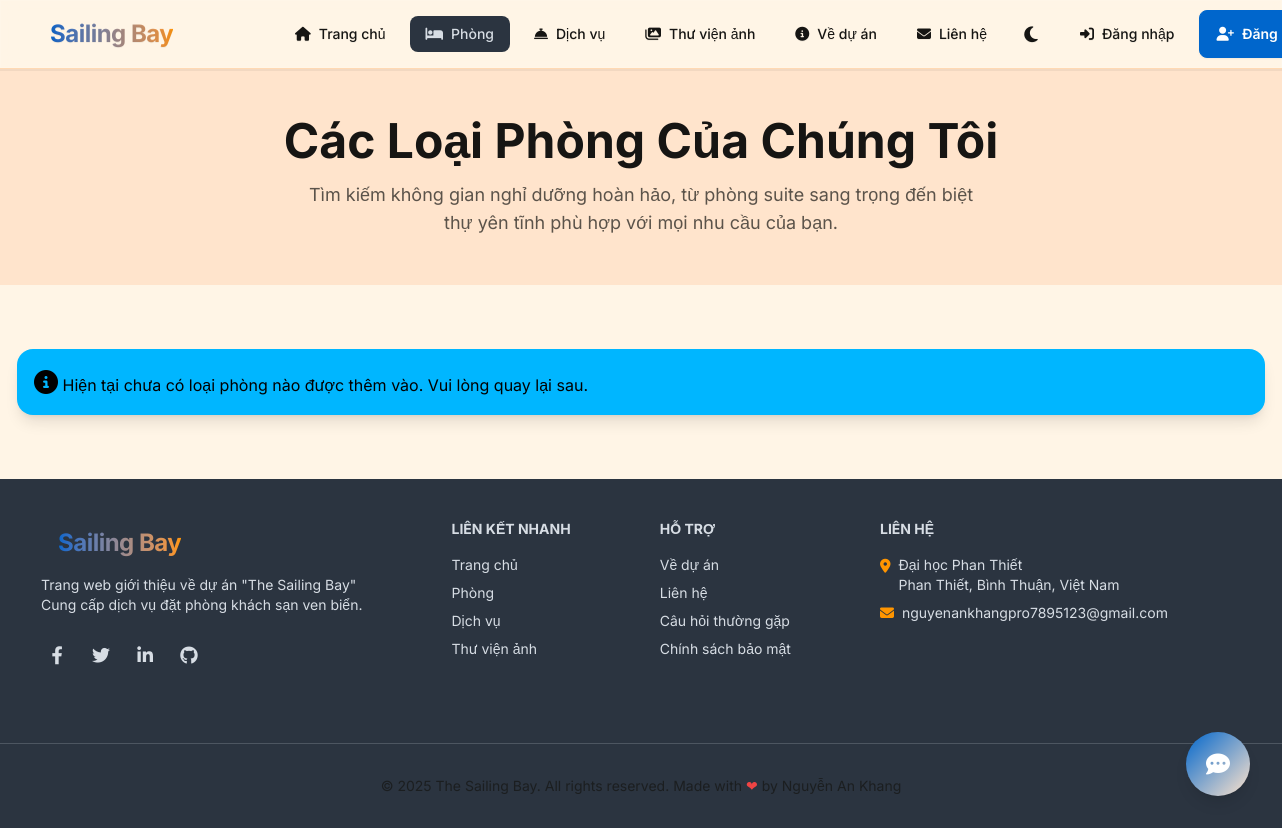
Page /booking/rooms/ on the earlier database version.
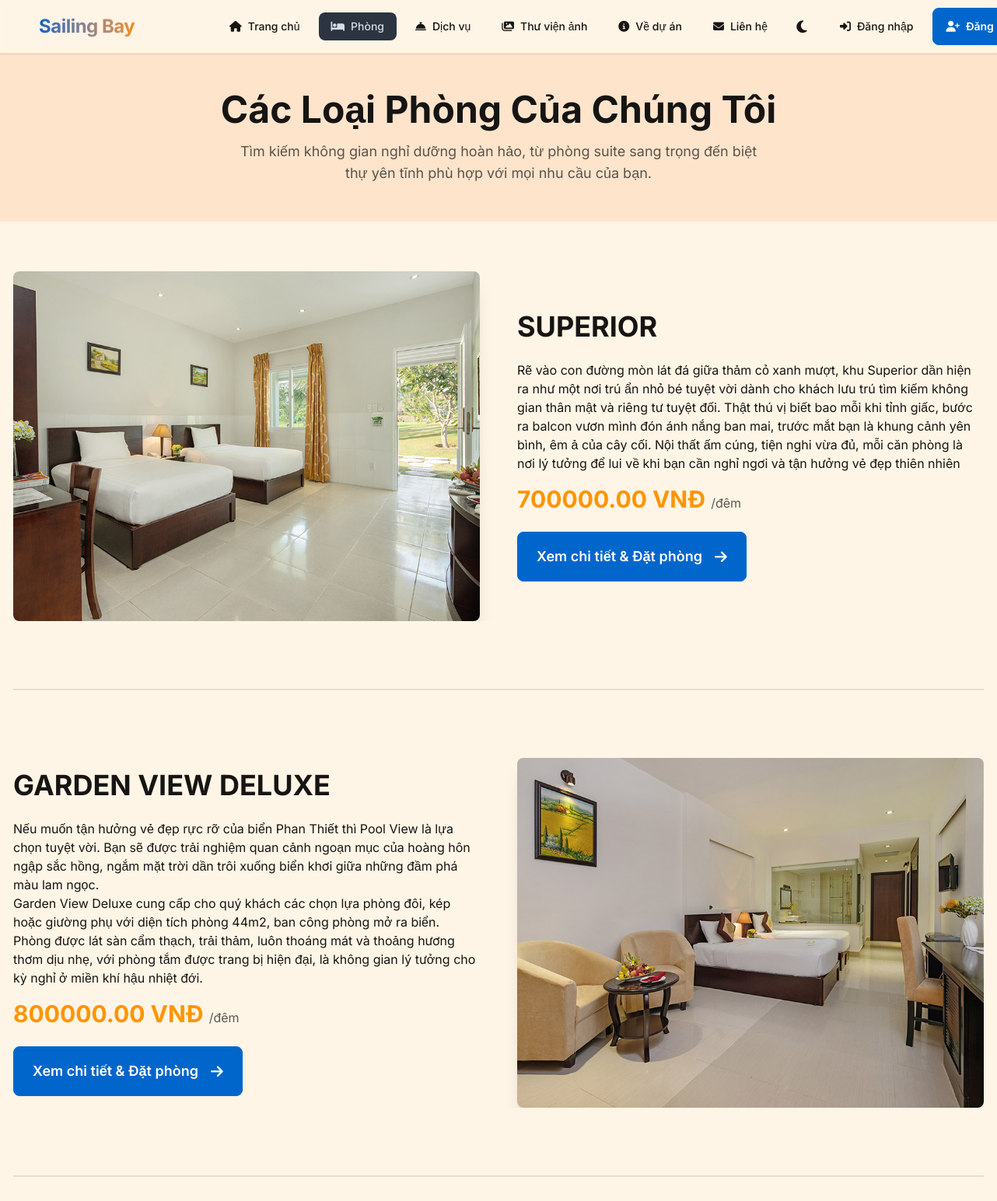
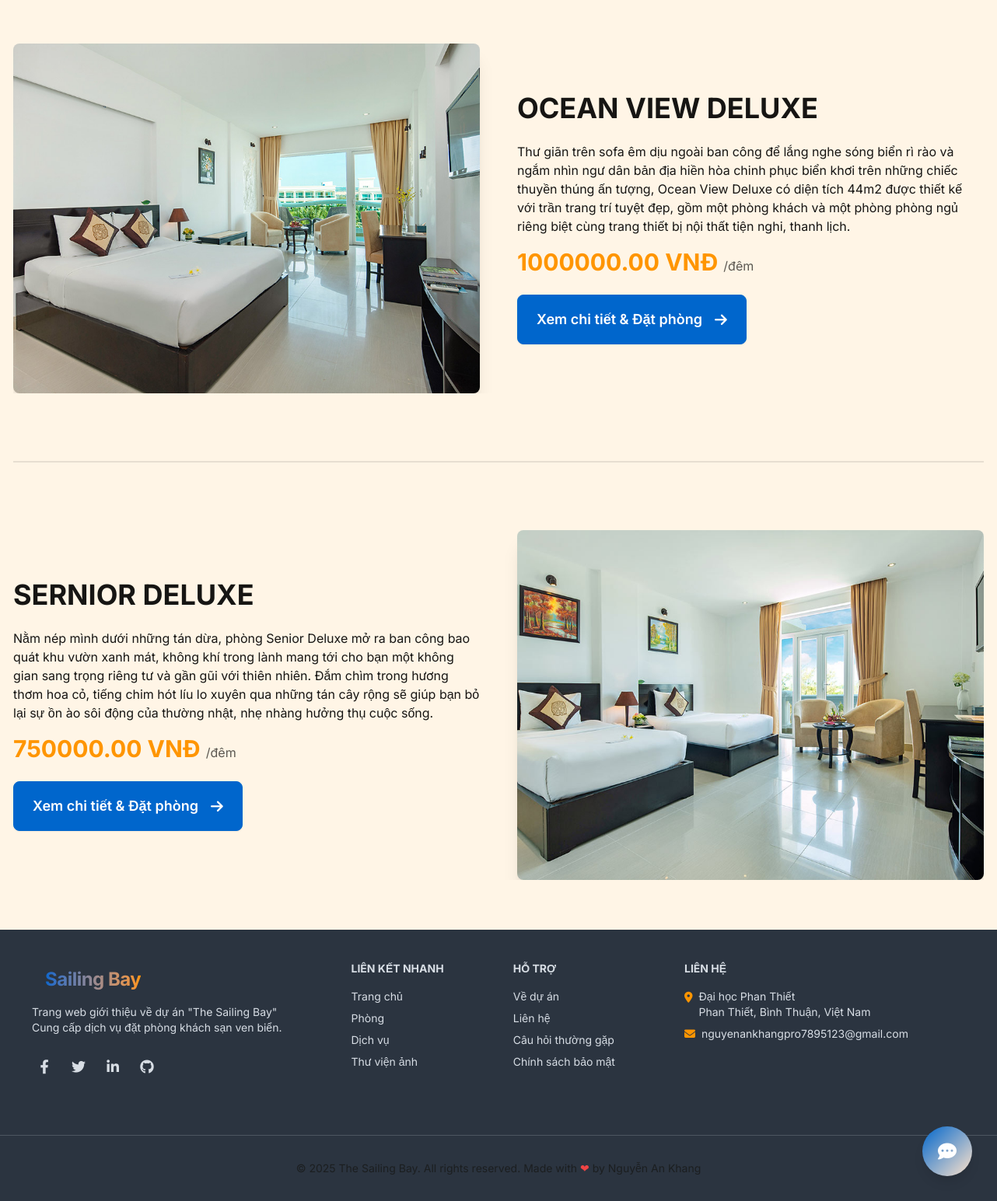
Same page on the later database version (2 pictures, top to bottom).
### booking/models.py (models this page shows, shortened)
class RoomType(models.Model):
    name = models.CharField(max_length=100)
    description = models.TextField()
    price_per_night = models.DecimalField(max_digits=10, decimal_places=2)
    capacity = models.IntegerField()
    def get_thumbnail_image(self):
        try:
            thumbnail = self.images.get(is_thumbnail=True)
            return thumbnail.image.url
        except RoomImage.DoesNotExist:
            first_image = self.images.first()
            if first_image:
                return first_image.image.url
        return None

class RoomImage(models.Model):
    room_type = models.ForeignKey(
        RoomType,
        on_delete=models.CASCADE,
        related_name='images'
    )
    image = models.ImageField(upload_to='room_types_gallery/')
    is_thumbnail = models.BooleanField(
        default=False,
        help_text='Đánh dấu nếu đây là ảnh đại diện cho loại phòng này.'
        )

### booking/views.py (the view)
# urls.py: path("rooms/", views.room_list_view, name="room_list"),
def room_list_view(request):
    all_room_types = RoomType.objects.all()
    context = {
        "rooms": all_room_types
    }
    return render(request, "booking/room_list.html", context)

### booking/templates/booking/room_list.html (shortened to what this page needs)
{% extends 'base.html' %}
{% block content %}
<div class="bg-base-200 py-12 ">
    <div class="container mx-auto px-4 max-w-7xl text-center">
        <h1 class="text-4xl md:text-5xl font-bold mb-4">Các Loại Phòng Của Chúng Tôi</h1>
        <p class="text-lg text-base-content/70 max-w-2xl mx-auto">
            Tìm kiếm không gian nghỉ dưỡng hoàn hảo, từ phòng suite sang trọng
            đến biệt thự yên tĩnh phù hợp với mọi nhu cầu của bạn.
        </p>
    </div>
</div>
<div class="container mx-auto px-4 py-16 max-w-7xl">
    <div class="space-y-20"> {% for room in rooms %}
        {% cycle 'row-a' 'row-b' as layout_class silent %}
        <section class="flex flex-col
                        {% if layout_class == 'row-a' %} md:flex-row {% else %} md:flex-row-reverse {% endif %}
                        gap-8 md:gap-12 items-center overflow-hidden">
            <div class="md:w-1/2">
                {% if room.get_thumbnail_image %}
                <img src="{{ room.get_thumbnail_image }}" alt="{{ room.name }}"
                    class="w-full h-auto object-cover rounded-lg shadow-xl aspect-[4/3] transform transition-transform duration-300 hover:scale-105">
                {% else %}
                <img src="https://via.placeholder.com/600x450.png?text=The+Sailing+Bay" alt="Chưa có ảnh"
                    class="w-full h-auto object-cover rounded-lg shadow-xl aspect-[4/3]">
                {% endif %}
            </div>
            <div class="md:w-1/2">
                <h2 class="text-3xl md:text-4xl font-bold mb-4">
                    {{ room.name }}
                </h2>
                <p class="text-lg text-base-content/70 leading-relaxed mb-6">
                    {{ room.description|linebreaks }}
                </p>
                <div class="my-4">
                    <span class="text-3xl font-bold text-accent">
                        {{ room.price_per_night }} VNĐ
                    </span>
                    <span class="text-base font-normal text-base-content/70">/đêm</span>
                </div>
                <div class="card-actions mt-6">
                    <a href="{% url 'room_detail' room.id %}" class="btn btn-primary btn-lg">
                        Xem chi tiết & Đặt phòng
                        <i class="fas fa-arrow-right ml-2"></i>
                    </a>
                </div>
            </div>
        </section>
        {% if not forloop.last %}
        <div class="divider"></div>
        {% endif %}
        {% empty %}
        <div class="col-span-full">
            <div class="alert alert-info shadow-lg">
                <div>
                    <i class="fas fa-info-circle text-2xl"></i>
                    <span>Hiện tại chưa có loại phòng nào được thêm vào. Vui lòng quay lại sau.</span>
                </div>
            </div>
        </div>
        {% endfor %}
    </div>
</div>
{% endblock content %}

### templates/base.html (shortened to what this page needs)
{% load static %}
{% load socialaccount %}
<!DOCTYPE html>
<html lang="vi" data-theme="light">
<head>
    <link href="https://cdn.jsdelivr.net/npm/daisyui@4.4.19/dist/full.min.css" rel="stylesheet" type="text/css" />
    <link href="https://cdnjs.cloudflare.com/ajax/libs/font-awesome/6.4.0/css/all.min.css" rel="stylesheet">
    <link href="{% static 'css/styles.css' %}" rel="stylesheet" type="text/css">
</head>
<body class="min-h-screen flex flex-col bg-base-100">
    <header class="sticky top-0 z-50 glass">
        <div class="navbar max-w-7xl mx-auto px-4 lg:px-8">
            <div class="navbar-start">
                <a class="btn btn-ghost text-2xl font-bold no-animation" href="{% url 'home' %}">
                    <span class="gradient-text">Sailing Bay</span>
                </a>
            </div>
            <div class="navbar-center hidden lg:flex">
                <ul class="menu menu-horizontal px-1 gap-2">
                    <li><a href="{% url 'home' %}" class="font-medium rounded-lg"><i class="fas fa-home"></i> Trang
                            chủ</a></li>
                    <li><a href="{% url 'room_list' %}" class="font-medium rounded-lg"><i class="fas fa-bed"></i>
                            Phòng</a></li>
                    <li><a href="{% url 'service_list' %}" class="font-medium rounded-lg"><i
                                class="fas fa-concierge-bell"></i> Dịch vụ</a></li>
                    <li><a href="{% url 'gallery' %}" class="font-medium rounded-lg"><i class="fas fa-images"></i> Thư
                            viện ảnh</a></li>
                    <li><a href="{% url 'about' %}" class="font-medium rounded-lg"><i class="fas fa-info-circle"></i> Về
                            dự án</a></li>
                    <li><a href="{% url 'contact' %}" class="font-medium rounded-lg"><i class="fas fa-envelope"></i>
                            Liên hệ</a></li>
                </ul>
            </div>
            <div class="navbar-end gap-2">
                <label class="swap swap-rotate btn btn-ghost btn-circle">
                    <i class="swap-off fas fa-moon text-lg"></i>
                </label>
                {% if user.is_authenticated %}
                <div class="dropdown dropdown-end">
                    <div tabindex="0" role="button" class="btn btn-ghost btn-circle avatar no-animation">
                        <div class="w-10 rounded-full ring ring-primary ring-offset-base-100 ring-offset-2">
                            {% get_social_accounts user as social_accounts %}
                            {% if social_accounts.google %}
                            {% for account in social_accounts.google|slice:":1" %}
                            <img src="{{ account.get_avatar_url }}" alt="User Avatar" />
                            {% endfor %}
                            {% else %}
                            <div
                                class="gradient-bg w-full h-full flex items-center justify-center text-white font-bold text-lg">
                                {{ user.first_name|first|default:user.username|first|upper }}
                            </div>
                            {% endif %}
                        </div>
                    </div>
                    <ul tabindex="0"
                        class="menu menu-sm dropdown-content mt-3 z-[51] p-3 shadow-lg bg-base-100 rounded-box w-64 border border-base-300">
                        <li class="menu-title px-4 py-3 border-b border-base-300">
                            <div class="flex flex-col">
                                <span class="text-base font-semibold text-base-content">
                                    {{ user.first_name|default:user.username }}
                                </span>
                                <span class="text-xs font-normal text-base-content/70">
                                    {{ user.email }}
                                </span>
                            </div>
                        </li>
                        <li class="mt-2">
                            <a href="{% url 'profile' %}" class="flex items-center gap-3">
                                <i class="fas fa-user-cog text-primary w-4 text-center"></i>
                                <span>Tài khoản & Mật khẩu</span>
                            </a>
                        </li>
                        <li class="mt-2">
                            <a href="{% url 'my_bookings' %}" class="flex items-center gap-3">
                                <i class="fas fa-history text-primary w-4 text-center"></i>
                                <span>Lịch sử đặt phòng</span>
                            </a>
                        </li>
                        <li class="mt-1">
                            <form action="{% url 'account_logout' %}" method="post" class="w-full">
                                {% csrf_token %}
                                <button type="submit"
                                    class="w-full text-left p-2 rounded-lg flex items-center gap-3 text-error hover:bg-error/10">
                                    <i class="fas fa-sign-out-alt w-4 text-center"></i>
                                    <span>Đăng xuất</span>
                                </button>
                            </form>
                        </li>
                    </ul>
                </div>
                {% else %}
                <div class="flex gap-2">
                    <a href="{% url 'account_login' %}" class="btn btn-ghost font-medium">
                        <i class="fas fa-sign-in-alt"></i> Đăng nhập
                    </a>
                    <a href="{% url 'account_signup' %}" class="btn btn-primary hidden sm:flex">
                        <i class="fas fa-user-plus"></i> Đăng ký
                    </a>
                </div>
                {% endif %}
            </div>
        </div>
    </header>
    <main class="flex-grow">
        {% block content %}
        {% endblock %}
    </main>
    <button id="chat-toggle-btn"
        class="btn btn-circle btn-lg floating-btn floating-btn-chat text-white border-0 shadow-lg hover:shadow-xl hover:scale-110 transition-all bg-gradient-to-br from-primary to-primary-focus"
        title="Mở trợ lý chat">
        <i class="fas fa-comment-dots text-2xl"></i>
    </button>
    <footer class="bg-neutral text-neutral-content mt-auto">
        <div class="footer max-w-7xl mx-auto p-10">
            <aside>
                <a class="btn btn-ghost text-2xl font-bold no-animation" href="{% url 'home' %}">
                    <span class="gradient-text">Sailing Bay</span>
                </a>
                <p>Trang web giới thiệu về dự án "The Sailing Bay"<br>Cung cấp dịch vụ đặt phòng khách sạn ven biển.</p>
                <div class="flex gap-3 mt-4">
                    <a href="#" class="btn btn-circle btn-sm btn-ghost" aria-label="Facebook"><i
                            class="fab fa-facebook-f text-lg"></i></a>
                    <a href="#" class="btn btn-circle btn-sm btn-ghost" aria-label="Twitter"><i
                            class="fab fa-twitter text-lg"></i></a>
                    <a href="#" class="btn btn-circle btn-sm btn-ghost" aria-label="LinkedIn"><i
                            class="fab fa-linkedin-in text-lg"></i></a>
                    <a href="#" class="btn btn-circle btn-sm btn-ghost" aria-label="GitHub"><i
                            class="fab fa-github text-lg"></i></a>
                </div>
            </aside>
            <nav>
                <header class="footer-title opacity-100">Liên kết nhanh</header>
                <a href="{% url 'home' %}" class="link link-hover">Trang chủ</a>
                <a href="{% url 'room_list' %}" class="link link-hover">Phòng</a>
                <a href="{% url 'service_list' %}" class="link link-hover">Dịch vụ</a>
                <a href="{% url 'gallery' %}" class="link link-hover">Thư viện ảnh</a>
            </nav>
            <nav>
                <header class="footer-title opacity-100">Hỗ trợ</header>
                <a href="{% url 'about' %}" class="link link-hover">Về dự án</a>
                <a href="{% url 'contact' %}" class="link link-hover">Liên hệ</a>
                <a href="#" class="link link-hover">Câu hỏi thường gặp</a>
                <a href="#" class="link link-hover">Chính sách bảo mật</a>
            </nav>
            <nav>
                <header class="footer-title opacity-100">Liên hệ</header>
                <p class="flex items-start gap-2">
                    <i class="fas fa-map-marker-alt text-accent flex-shrink-0 mt-1"></i>
                    <span>Đại học Phan Thiết<br>Phan Thiết, Bình Thuận, Việt Nam</span>
                </p>
                <p class="flex items-center gap-2">
                    <i class="fas fa-envelope text-accent flex-shrink-0"></i>
                    <span>nguyenankhangpro7895123@gmail.com</span>
                </p>
            </nav>
        </div>
        <div class="border-t border-neutral-content/20 mt-8 py-8 text-center text-sm">
            <p class="text-base-content/70">&copy; 2025 The Sailing Bay. All rights reserved. <br class="sm:hidden">
                Made with <span class="text-red-500">❤</span> by Nguyễn An Khang</p>
        </div>
    </footer>
</body>
</html>

### templates/base.html (style rules this page uses)
body { font-family: 'Inter', sans-serif; background-color: oklch(var(--b1)); }
html { scroll-behavior: smooth; }
.floating-btn { position: fixed; z-index: 40; }
.floating-btn-chat { bottom: 2rem; right: 2rem; z-index: 1002; }
.gradient-text { background: linear-gradient(90deg, oklch(var(--p)) 0%, oklch(var(--a)) 50%, oklch(var(--p)) 100%); background-size: 200% auto; color: transparent; -webkit-background-clip: text; background-clip: text; animation: gradient 4s linear infinite; font-weight: 700; letter-spacing: -0.5px; }
.glass { background: oklch(var(--b1) / 0.85); backdrop-filter: blur(10px); border-bottom: 1px solid oklch(var(--b3)); }

Differences in the rows shown:
added RoomType: get_thumbnail_image (picture), name "SUPERIOR", description "Rẽ vào con đường mòn lát đá giữa thảm cỏ xanh mượt, khu Superior dần hiện ra như một nơi trú ẩn nhỏ bé tuyệt vời dành cho khách lưu trú tìm kiếm không gian thân mật và riêng tư tuyệt đối. Thật thú vị biết bao mỗi khi tỉnh giấc, bước ra balcon vươn mình đón ánh nắng ban mai, trước mắt bạn là khung cảnh yên bình, êm ả của cây cối. Nội thất ấm cúng, tiện nghi vừa đủ, mỗi căn phòng là nơi lý tưởng để lui về khi bạn cần nghỉ ngơi và tận hưởng vẻ đẹp thiên nhiên", price_per_night "700000.00"
added RoomType: get_thumbnail_image (picture), name "GARDEN VIEW DELUXE", description "Nếu muốn tận hưởng vẻ đẹp rực rỡ của biển Phan Thiết thì Pool View là lựa chọn tuyệt vời. Bạn sẽ được trải nghiệm quan cảnh ngoạn mục của hoàng hôn ngập sắc hồng, ngắm mặt trời dần trôi xuống biển khơi giữa những đầm phá màu lam ngọc. Garden View Deluxe cung cấp cho quý khách các chọn lựa phòng đôi, kép hoặc giường phụ với diện tích phòng 44m2, ban công phòng mở ra biển. Phòng được lát sàn cẩm thạch, trải thảm, luôn thoáng mát và thoảng hương thơm dịu nhẹ, với phòng tắm được trang bị hiện đại, là không gian lý tưởng cho kỳ nghỉ ở miền khí hậu nhiệt đới.", price_per_night "800000.00"
added RoomType: get_thumbnail_image (picture), name "OCEAN VIEW DELUXE", description "Thư giãn trên sofa êm dịu ngoài ban công để lắng nghe sóng biển rì rào và ngắm nhìn ngư dân bản địa hiền hòa chinh phục biển khơi trên những chiếc thuyền thúng ấn tượng, Ocean View Deluxe có diện tích 44m2 được thiết kế với trần trang trí tuyệt đẹp, gồm một phòng khách và một phòng phòng ngủ riêng biệt cùng trang thiết bị nội thất tiện nghi, thanh lịch.", price_per_night "1000000.00"
added RoomType: get_thumbnail_image (picture), name "SERNIOR DELUXE", description "Nằm nép mình dưới những tán dừa, phòng Senior Deluxe mở ra ban công bao quát khu vườn xanh mát, không khí trong lành mang tới cho bạn một không gian sang trọng riêng tư và gần gũi với thiên nhiên. Đắm chìm trong hương thơm hoa cỏ, tiếng chim hót líu lo xuyên qua những tán cây rộng sẽ giúp bạn bỏ lại sự ồn ào sôi động của thường nhật, nhẹ nhàng hưởng thụ cuộc sống.", price_per_night "750000.00"
Other differences:
text no longer shown: "Hiện tại chưa có loại phòng nào được thêm vào. Vui lòng quay lại sau."
